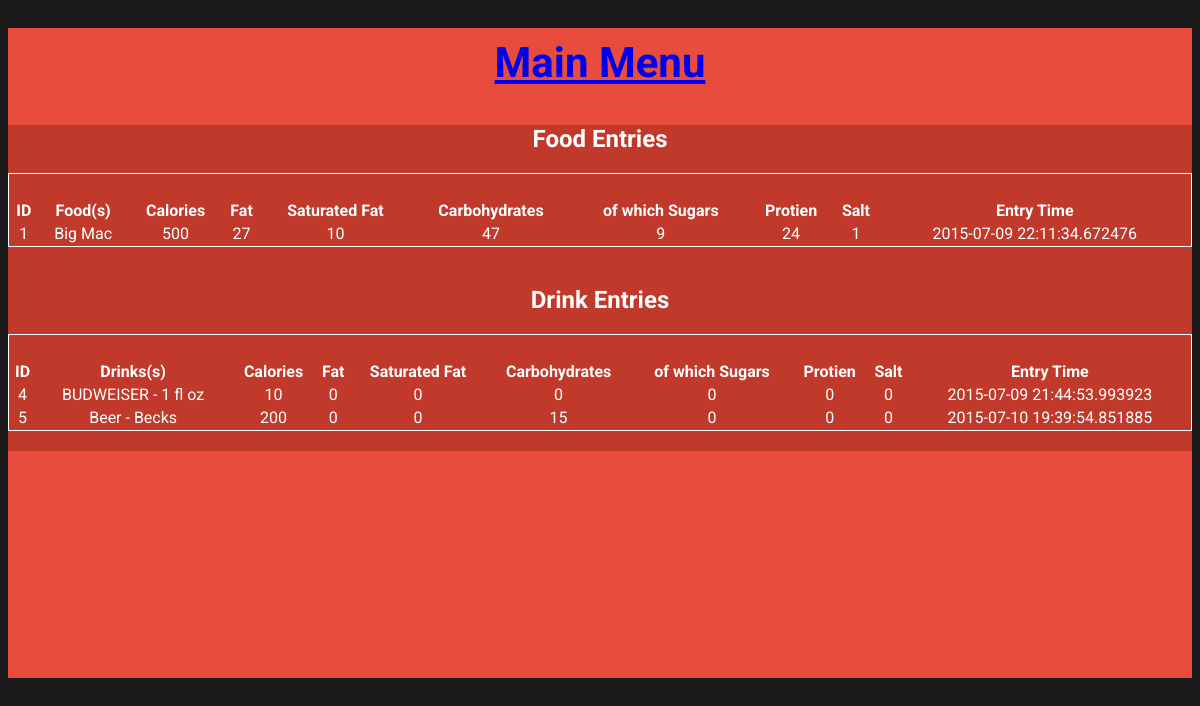
/nutritiondiary/nutritionbreakdown.php (signed in), run on the app's committed database.
### tables this page shows
CREATE TABLE IF NOT EXISTS `foodentry` (
  `user_id` int(10) NOT NULL,
`food_id` int(10) NOT NULL,
  `food` text NOT NULL,
  `f_calories` int(100) NOT NULL,
  `f_fat` int(100) NOT NULL,
  `f_fatsat` int(100) NOT NULL,
  `f_carb` int(100) NOT NULL,
  `f_carbsug` int(100) NOT NULL,
  `f_protien` int(100) NOT NULL,
  `f_salt` int(100) NOT NULL,
  `entry_time` timestamp(6) NOT NULL DEFAULT CURRENT_TIMESTAMP(6) ON UPDATE CURRENT_TIMESTAMP(6)
);

CREATE TABLE IF NOT EXISTS `drinkentry` (
`drink_id` int(10) NOT NULL,
  `user_id` int(10) NOT NULL,
  `drink` text NOT NULL,
  `d_calories` int(100) NOT NULL,
  `d_fat` int(100) NOT NULL,
  `d_fatsat` int(100) NOT NULL,
  `d_carb` int(100) NOT NULL,
  `d_carbsug` int(100) NOT NULL,
  `d_protien` int(100) NOT NULL,
  `d_salt` int(100) NOT NULL,
  `entry_time` timestamp(6) NOT NULL DEFAULT CURRENT_TIMESTAMP(6) ON UPDATE CURRENT_TIMESTAMP(6)
);

### nutritiondiary/nutritionbreakdown.php (the view, shortened to what this page needs)
<!DOCTYPE html>
<?php
if(!isset($_SESSION['user_name'])){
  echo "<script>window.open('login.php?login_required','_self')</script>";
}
else{
?>
<html lang="en">
<head>
  <link rel="stylesheet" href="css/index.css" />
</head>
<body>
  <div class="container">
    <div class="flat-form">
      <div class="header">
       <a href= "index1.php"> <h1>Main Menu</h1><a>
      </div>
      <div class = "block">
      <h2 align= "center">Food Entries</h2>
                  <table align="center" width="650px" >
    <tr>
      <td colspan="8"><h2 align="center"></h2></td>
    </tr>
      <tr>
      <th>ID</th>
      <th>Food(s)</th>
      <th>Calories</th>
      <th>Fat</th>
      <th>Saturated Fat</th>
      <th>Carbohydrates</th>
      <th>of which Sugars</th>
      <th>Protien</th>
      <th>Salt</th>
      <th>Entry Time</th>
    </tr>
    <?php
    include("connect/db.php");
      $user = $_SESSION['user_name'];
      $get = "select * from user where user_name='$user'";
      $run = mysqli_query($con, $get);
      $row = mysqli_fetch_array($run);
      $u_id = $row['user_id'];
    $get_food = "select * from foodentry where user_id='$u_id'";
    $run_food = mysqli_query($con,$get_food);
    while ($row_order=mysqli_fetch_array($run_food)){
      $food_id = $row_order['food_id'];
      $food = $row_order['food'];
      $f_calories = $row_order['f_calories'];
      $f_fat = $row_order['f_fat'];
      $f_fatsat = $row_order['f_fatsat'];
      $f_carb = $row_order['f_carb'];
      $f_carbsug = $row_order['f_carbsug'];
      $f_protien = $row_order['f_protien'];
      $f_salt = $row_order['f_salt'];
      $entry_time = $row_order['entry_time'];
    ?>
    <tr align="center">
      <td><?php echo $food_id;?></td>
      <td><?php echo $food;?></td>
      <td><?php echo $f_calories;?></td>
      <td><?php echo $f_fat;?></td>
      <td><?php echo $f_fatsat;?></td>
      <td><?php echo $f_carb;?></td>
      <td><?php echo $f_carbsug;?></td>
      <td><?php echo $f_protien;?></td>
      <td><?php echo $f_salt;?></td>
      <td><?php echo $entry_time;?></td>
    </tr>
    <?php }?>
    </table>
    <br>
    <h2 align= "center"> Drink Entries</h2>
    <table>
<tr>
      <td colspan="8"><h2 align="center"></h2></td>
    </tr>
      <tr>
      <th>ID</th>
      <th>Drinks(s)</th>
      <th>Calories</th>
      <th>Fat</th>
      <th>Saturated Fat</th>
      <th>Carbohydrates</th>
      <th>of which Sugars</th>
      <th>Protien</th>
      <th>Salt</th>
      <th>Entry Time</th>
    </tr>
    <?php
      $user = $_SESSION['user_name'];
      $get = "select * from user where user_name='$user'";
      $run = mysqli_query($con, $get);
      $row = mysqli_fetch_array($run);
      $u_id = $row['user_id'];
    $get_drink = "select * from drinkentry where user_id='$u_id'";
    $run_drink = mysqli_query($con,$get_drink);
    while ($row_drink=mysqli_fetch_array($run_drink)){
      $drink_id = $row_drink['drink_id'];
      $drink = $row_drink['drink'];
      $d_calories = $row_drink['d_calories'];
      $d_fat = $row_drink['d_fat'];
      $d_fatsat = $row_drink['d_fatsat'];
      $d_carb = $row_drink['d_carb'];
      $d_carbsug = $row_drink['d_carbsug'];
      $d_protien = $row_drink['d_protien'];
      $d_salt = $row_drink['d_salt'];
      $dentry_time = $row_drink['entry_time'];
    ?>
    <tr align="center">
      <td><?php echo $drink_id;?></td>
      <td><?php echo $drink;?></td>
      <td><?php echo $d_calories;?></td>
      <td><?php echo $d_fat;?></td>
      <td><?php echo $d_fatsat;?></td>
      <td><?php echo $d_carb;?></td>
      <td><?php echo $d_carbsug;?></td>
      <td><?php echo $d_protien;?></td>
      <td><?php echo $d_salt;?></td>
      <td><?php echo $dentry_time;?></td>
    </tr>
    <?php }?>
    </table>
      </div>
    </div>
  </div>
</body>
<?php } ?>
</html>

### nutritiondiary/css/index.css (style rules this page uses)
body { background: #1a1a1a; color: white; font-family: 'Roboto'; }
.header h1 { font-size: 42px; padding-bottom: 10px; text-align: center; padding-top: 10px; }
.flat-form { background: #e74c3c; margin: 25px auto; width: ; height: 650px; position: relative; font-family: 'Roboto'; }
.block { background: #c0392b; padding-bottom: 20px; }
table { width: 100%; text-align: center; border: 1px solid white; }

### data on the page
foodentry: food_id "1", food "Big Mac", f_calories "500", f_fat "27", f_fatsat "10", f_carb "47", f_carbsug "9", f_protien "24", f_salt "1", entry_time "2015-07-09 22:11:34.672476"
drinkentry: drink_id "4", drink "BUDWEISER - 1 fl oz", d_calories "10", d_fat "0", d_fatsat "0", d_carb "0", d_carbsug "0", d_protien "0", d_salt "0", entry_time "2015-07-09 21:44:53.993923"
drinkentry: drink_id "5", drink "Beer - Becks", d_calories "200", d_fat "0", d_fatsat "0", d_carb "15", d_carbsug "0", d_protien "0", d_salt "0", entry_time "2015-07-10 19:39:54.851885"
